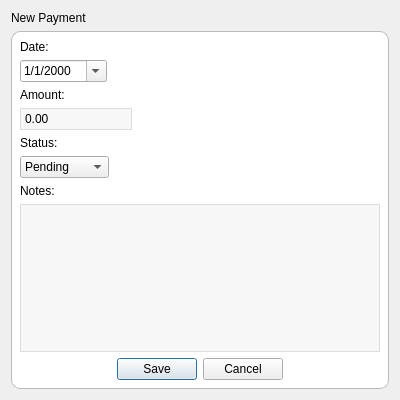
<?xml version="1.0" encoding="UTF-8"?>
<ui version="4.0">
 <class>PaymentDlg</class>
 <widget class="QDialog" name="PaymentDlg">
  <property name="geometry">
   <rect>
    <x>0</x>
    <y>0</y>
    <width>400</width>
    <height>400</height>
   </rect>
  </property>
  <property name="sizePolicy">
   <sizepolicy hsizetype="Fixed" vsizetype="Fixed">
    <horstretch>0</horstretch>
    <verstretch>0</verstretch>
   </sizepolicy>
  </property>
  <property name="minimumSize">
   <size>
    <width>400</width>
    <height>400</height>
   </size>
  </property>
  <property name="windowTitle">
   <string>new payment</string>
  </property>
  <property name="windowIcon">
   <iconset resource="resources.qrc">
    <normaloff>:/icons/Payment 32x32</normaloff>:/icons/Payment 32x32</iconset>
  </property>
  <layout class="QVBoxLayout" name="verticalLayout">
   <item>
    <widget class="QLabel" name="formTitle">
     <property name="sizePolicy">
      <sizepolicy hsizetype="Preferred" vsizetype="Fixed">
       <horstretch>0</horstretch>
       <verstretch>0</verstretch>
      </sizepolicy>
     </property>
     <property name="text">
      <string>New Payment</string>
     </property>
    </widget>
   </item>
   <item>
    <widget class="QWidget" name="widget" native="true">
     <property name="styleSheet">
      <string notr="true">#widget {
	background:#ffffff;
	border-radius: 9px;
	border:1px solid #bbbbbb;
}

QLabel {
	background:#ffffff;
}

QLineEdit, QPlainTextEdit {
	background:#f7f7f7;
	border:1px solid #dddddd;
	padding:2px;
}

#buttonBox QAbstractButton {
	background:#ffffff;
	border-radius:9px;
	border:1px solid #bbbbbb;
	padding:5px;
	padding-left:10px;
	padding-right:10px;
	margin:2px;
}

#buttonBox QAbstractButton:pressed {
	background: #444444;
	color:#ffffff;
}</string>
     </property>
     <layout class="QVBoxLayout" name="verticalLayout_3">
      <item>
       <layout class="QVBoxLayout" name="verticalLayout_2">
        <item>
         <widget class="QLabel" name="label_2">
          <property name="sizePolicy">
           <sizepolicy hsizetype="Preferred" vsizetype="Fixed">
            <horstretch>0</horstretch>
            <verstretch>0</verstretch>
           </sizepolicy>
          </property>
          <property name="font">
           <font>
            <weight>50</weight>
            <bold>false</bold>
           </font>
          </property>
          <property name="text">
           <string>Date:</string>
          </property>
         </widget>
        </item>
        <item>
         <widget class="QDateEdit" name="pay_date">
          <property name="sizePolicy">
           <sizepolicy hsizetype="Fixed" vsizetype="Fixed">
            <horstretch>0</horstretch>
            <verstretch>0</verstretch>
           </sizepolicy>
          </property>
          <property name="styleSheet">
           <string notr="true">QDateEdit, QWidget {
	background:none;
} </string>
          </property>
          <property name="displayFormat">
           <string>d/M/yyyy</string>
          </property>
          <property name="calendarPopup">
           <bool>true</bool>
          </property>
         </widget>
        </item>
        <item>
         <widget class="QLabel" name="label_3">
          <property name="sizePolicy">
           <sizepolicy hsizetype="Preferred" vsizetype="Fixed">
            <horstretch>0</horstretch>
            <verstretch>0</verstretch>
           </sizepolicy>
          </property>
          <property name="text">
           <string>Amount:</string>
          </property>
         </widget>
        </item>
        <item>
         <widget class="QLineEdit" name="pay_amount">
          <property name="sizePolicy">
           <sizepolicy hsizetype="Fixed" vsizetype="Fixed">
            <horstretch>0</horstretch>
            <verstretch>0</verstretch>
           </sizepolicy>
          </property>
          <property name="text">
           <string>0.00</string>
          </property>
         </widget>
        </item>
        <item>
         <widget class="QLabel" name="label_4">
          <property name="sizePolicy">
           <sizepolicy hsizetype="Preferred" vsizetype="Fixed">
            <horstretch>0</horstretch>
            <verstretch>0</verstretch>
           </sizepolicy>
          </property>
          <property name="text">
           <string>Status:</string>
          </property>
         </widget>
        </item>
        <item>
         <widget class="QComboBox" name="pay_status">
          <property name="sizePolicy">
           <sizepolicy hsizetype="Fixed" vsizetype="Fixed">
            <horstretch>0</horstretch>
            <verstretch>0</verstretch>
           </sizepolicy>
          </property>
          <property name="styleSheet">
           <string notr="true">QComboBox, QWidget {
	background:none;
}</string>
          </property>
          <item>
           <property name="text">
            <string>Pending</string>
           </property>
          </item>
          <item>
           <property name="text">
            <string>Completed</string>
           </property>
          </item>
         </widget>
        </item>
        <item>
         <widget class="QLabel" name="label_5">
          <property name="sizePolicy">
           <sizepolicy hsizetype="Preferred" vsizetype="Fixed">
            <horstretch>0</horstretch>
            <verstretch>0</verstretch>
           </sizepolicy>
          </property>
          <property name="text">
           <string>Notes:</string>
          </property>
         </widget>
        </item>
        <item>
         <widget class="QPlainTextEdit" name="pay_notes"/>
        </item>
        <item>
         <widget class="QDialogButtonBox" name="buttonBox">
          <property name="orientation">
           <enum>Qt::Horizontal</enum>
          </property>
          <property name="standardButtons">
           <set>QDialogButtonBox::Cancel|QDialogButtonBox::Save</set>
          </property>
          <property name="centerButtons">
           <bool>true</bool>
          </property>
         </widget>
        </item>
       </layout>
      </item>
     </layout>
    </widget>
   </item>
  </layout>
 </widget>
 <resources>
  <include location="resources.qrc"/>
 </resources>
 <connections>
  <connection>
   <sender>buttonBox</sender>
   <signal>accepted()</signal>
   <receiver>PaymentDlg</receiver>
   <slot>accept()</slot>
   <hints>
    <hint type="sourcelabel">
     <x>248</x>
     <y>254</y>
    </hint>
    <hint type="destinationlabel">
     <x>157</x>
     <y>274</y>
    </hint>
   </hints>
  </connection>
  <connection>
   <sender>buttonBox</sender>
   <signal>rejected()</signal>
   <receiver>PaymentDlg</receiver>
   <slot>reject()</slot>
   <hints>
    <hint type="sourcelabel">
     <x>316</x>
     <y>260</y>
    </hint>
    <hint type="destinationlabel">
     <x>286</x>
     <y>274</y>
    </hint>
   </hints>
  </connection>
 </connections>
</ui>
